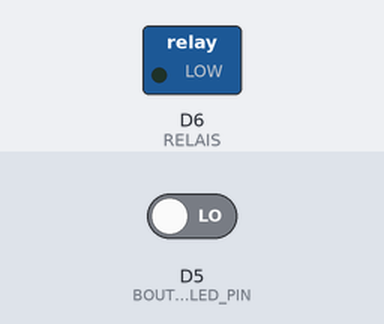
The program below on a simulated Arduino MKR. Parts: switched loads named in the program (green lamp = pin HIGH). The test bench sets the inputs (shaded band); at power-on: D5 (BOUTTON_LED_PIN) LOW.

Above: at 1.2 s.
1.3 s: D5 (BOUTTON_LED_PIN) driven HIGH
At 2.4 s:
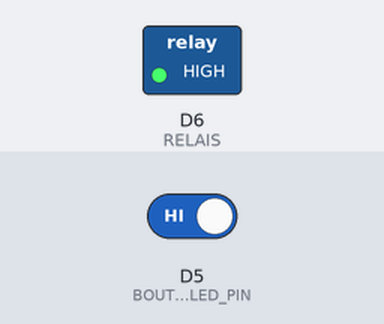
2.8 s: D5 (BOUTTON_LED_PIN) driven LOW
At 3.5 s:
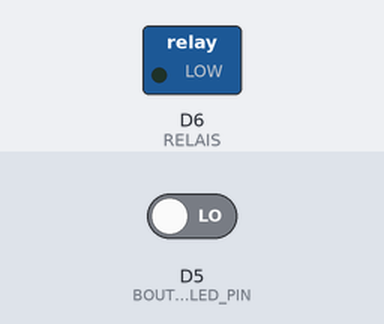
Timing chart, 0 to 5.8 s (numbered marks = the images above; inputs shaded):
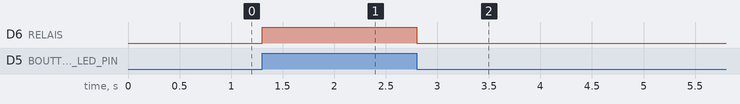

Measured:
- after the input at 1.3 s, D6 (RELAIS): LOW → HIGH at once
- after the input at 2.8 s, D6 (RELAIS): HIGH → LOW at once

The program:

main.cpp
```cpp
/*
  Titre      : TransistorRotation
  Auteur     : Cedric Yonta
  Date       : 24/02/2022
  Description:
  Version    : 0.0.1
*/


/*#include <Arduino.h>


const int analogInPin = A1;
int led = 2;
unsigned long lasttime;
unsigned long presenttime;
const int STARTTIME = 1000;
int intensite = 0;


void setup() {
  Serial.begin(9600);// vitesse d'affichage du moniteur serie

  // definition du mode des pins
    pinMode(led , OUTPUT) ;
    pinMode(analogInPin, INPUT) ;


}

void loop() {
   presenttime = millis();

if ((presenttime-lasttime)  > STARTTIME ) // temps d'activation
{
  intensite = analogRead(analogInPin); //lecture de la broche analogue

  intensite = map(intensite, 0, 1023, 0,255 );// resolution de la valaeur

  Serial.println(intensite); // affichage sur le moniteur serie

  analogWrite(led,intensite);// allumer la laide en fonction de l'intensité

  lasttime = millis();
}

}*/

#include <Arduino.h>
const int BOUTTON_LED_PIN = 5;
const int RELAIS = 6;
int ETAT_LED;

void allume()
{
    ETAT_LED = !ETAT_LED;
}

void setup()
{
    // put your setup code here, to run once:
    Serial.begin(9600);
    pinMode(BOUTTON_LED_PIN, INPUT);
    pinMode(RELAIS, OUTPUT);

    attachInterrupt(digitalPinToInterrupt(BOUTTON_LED_PIN), allume, CHANGE);
}

void loop()
{

    digitalWrite(RELAIS, ETAT_LED);
}
```
